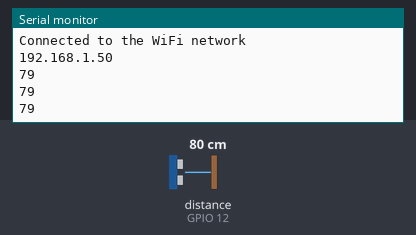
Bench run of a sketch on a simulated ESP32. Shown: the last lines printed to the serial monitor. Wiring (inferred from the names in the program): ultrasonic range finder: trigger GPIO 4; echo GPIO 12. The test bench sets the inputs (shaded band); at power-on: distance to the obstacle (sensor on GPIO 12) 80 cm. The echo pulse lasts 58.3 µs per cm; WiFi joins after 1.5 s; servers stay silent unless stated.

Above: at 2.7 s.
2.8 s: distance to the obstacle (sensor on GPIO 12) set to 2 cm
At 3.38 s:
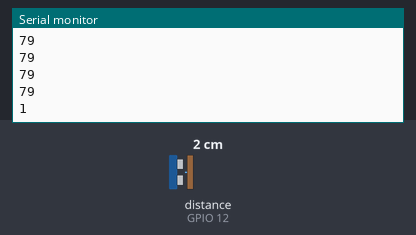
4.3 s: distance to the obstacle (sensor on GPIO 12) set to 4 cm
At 4.58 s:
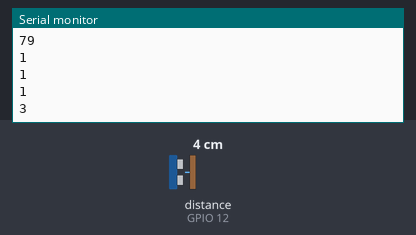
Timing chart, 0 to 7.3 s (numbered marks = the images above; inputs shaded):
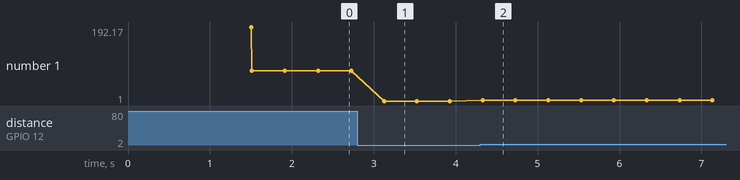

The sketch:

sketch_nov13a.ino
```cpp
#include <ThingSpeak.h>
#include<WiFi.h>

#define trigPin 4
#define echoPin 12

// Network information
const char* ssid = "RDJ";
const char* password =  "12345678";

// ThingSpeak information
char* writeAPIKey = "Y2BDJ3BK3BW4FAHH";
char* readAPIKey = "CJWOGVPI3LYN31N5";
unsigned long channelID = 1;

// Global variables
int depth;
int duration;

WiFiClient client;

void setup() {

   pinMode(trigPin, OUTPUT);
   pinMode(echoPin, INPUT);
   Serial.begin(9600);

  // Initialize the output variables as outputs

  WiFi.begin(ssid, password);

  while (WiFi.status() != WL_CONNECTED) {
    delay(500);
    Serial.println("Connecting to WiFi..");
  }

  Serial.println("Connected to the WiFi network");
  Serial.println(WiFi.localIP());
  ThingSpeak.begin(client);

};

void loop() {
  digitalWrite(trigPin, LOW);
  delayMicroseconds(2);
  // Sets the trigPin HIGH (ACTIVE) for 10 microseconds
  digitalWrite(trigPin, HIGH);
  delayMicroseconds(10);
  digitalWrite(trigPin, LOW);
  // Reads the echoPin, returns the sound wave travel time in microseconds
  duration = pulseIn(echoPin, HIGH);
  // Calculating the distance
  depth = duration * 0.034 / 2; // Speed of sound wave divided by 2 (go and back)
  // Displays the distance on the Serial Monitor
  Serial.println(depth);
  ThingSpeak.writeField(channelID,1,depth,writeAPIKey);
  delay(100);
}
```

Measured:
- after the input at 2.8 s, the serial monitor: prints a new line after 0.33 s (image 1)
- after the input at 4.3 s, the serial monitor: prints a new line at once (image 2)
- plotted number 1: 79 → 1 after the input at 2.8 s, 1 → 3 after the input at 4.3 s
